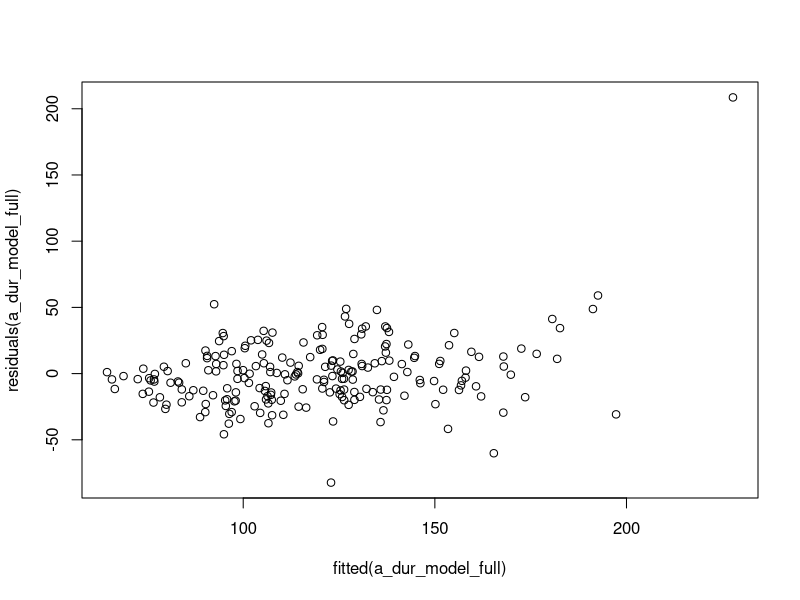
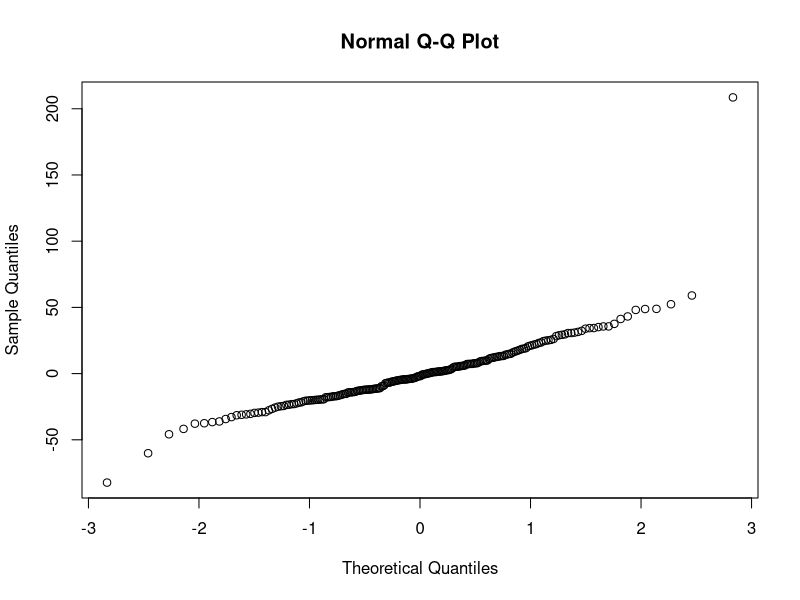

Recreate these plots in R, in order. (Note: this script raises an error after producing the figures.)
# Load packages

library(lme4)
library(tidyverse)
library(here)

# Load data

m3_data <- read_csv(here("data_tidy", "m3data_tidy.csv"))

# Isolate data for [a], [ə]

adata <- m3_data %>%
  filter(., vowel == "a")  %>%
  mutate(., dur_c = dur_norm - mean(dur_norm)) 

ədata <- m3_data %>%
  filter(., vowel == "ə") %>% 
  mutate(., dur_c = dur_norm - mean(dur_norm)) 

# Models

## [a] duration

a_dur_model_full <- 
  lmer(dur_norm ~ stress + syllable + frame +
         (1 | file), data = adata, REML = F)
summary(a_dur_model_full)

a_dur_model_frame <- 
  lmer(dur_norm ~ stress + syllable +
         (1 | file), data = adata, REML = F)
summary(a_dur_model_frame)

a_dur_model_syll <- 
  lmer(dur_norm ~ stress +
         (1 | file), data = adata, REML = F)
summary(a_dur_model_syll)

a_dur_model_null <- 
  lmer(dur_norm ~ 1 +
         (1 | file), data = adata, REML = F)
summary(a_dur_model_null)

a_dur_anova <- anova(a_dur_model_full, a_dur_model_frame, a_dur_model_syll,  a_dur_model_null)
summary(a_dur_anova)
### described stress affected duration (χ^2(1)=0.97, p=3.255 e-01) lowering it by 6.796 ms +/-6.9 SE 

a_dur_model_stress <- 
  lmer(dur_norm ~ syllable +
         (1 | file), data = adata, REML = F)
summary(a_dur_model_stress)
anova(a_dur_model_stress, a_dur_model_null)
### syllable position affected duration (χ^2(1)=26.443, p=2.714e-07) increasing it by 44.707 ms +/-8.167 SE

#Duration was tested as a function of the continuous variables F1 and F2, the categorical factors described stress (0 or 1), syllable position (1 or 2), and frame sentence (0 or 1). These were all shown to have a significant effect on duration (p < 0.05). Statistical significance was assessed using hierarchical partitioning of variance via nested model comparisons.

### Residuals
#Visual inspection of the residual plots for the full [a] vowel duration model revealed both normal distribution and homoskedasticity.
adur_resid <- plot(fitted(a_dur_model_full), residuals(a_dur_model_full))
#homoskedastic
adur_resid2 <- qqnorm(residuals(a_dur_model_full))
s
adur_resid4 <- hist(residuals(a_dur_model_full))
#normal distribution


## [a] F1

